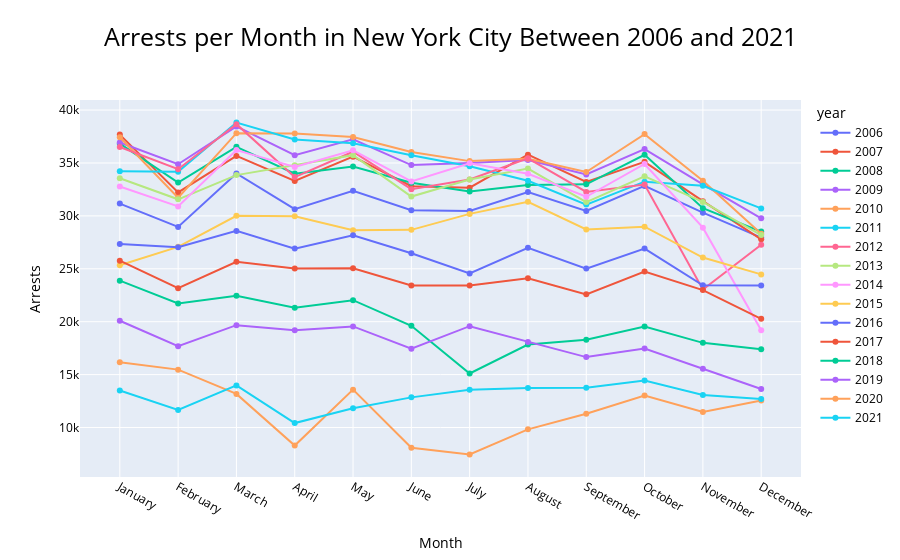

The notebook cell this image was saved under:
### Code cell
#importing pandas and plotly
import pandas as pd
import plotly.express as px

#reading the csv file
df = pd.read_csv('./NYPD_Arrests_Data__Historic_.csv')

#changing the date format of the arrest date column to be able to group by year
df["ARREST_DATE"] = pd.to_datetime(df["ARREST_DATE"], format="%m/%d/%Y")

#create a new column for the year and month so we can make it easier to group by
df['year'] = df["ARREST_DATE"].dt.year
df['Month'] = df["ARREST_DATE"].dt.month_name()

#sorting the month columns since default sort is alphabetical order
df['Month'] = pd.Categorical(df['Month'], 
    categories=['January', 'February', 'March', 'April', 'May', 'June', 
                'July', 'August', 'September', 'October', 'November', 'December'])
df = df.sort_values("Month")

#creating the new dataframe with the count of arrests 
#per month for every year in the original dataframe and resetting the index
year_month = df.groupby(['year', 'Month']).size().reset_index(name='Arrests')


#creating the line graph
fig = px.line(year_month, x = 'Month', y = 'Arrests', color = 'year', markers = True,
              title = 'Arrests per Month in New York City Between 2006 and 2021')

#updating the layout of the graph
fig.update_layout(
    font = {
        'family': 'Open Sans, monospace',
        'color': '#000000',
        'size': 12
    },
    title = {
        'font': dict(size = 25, color = '#000000', 
                     family = 'Open Sans, monospace'),
        'x': 0.5,
        'y': 0.95,
        'xanchor': 'center',
        'yanchor': 'top',
    }
)

fig.show()

### Figure 1 — Plotly figure (JSON) as saved in the notebook; plotly's stock layout.template omitted (floating-point values rounded to 4 significant figures)
{"data": [{"hovertemplate": "year=2006<br>Month=%{x}<br>Arrests=%{y}<extra></extra>", "legendgroup": "2006", "line": {"color": "#636efa", "dash": "solid"}, "marker": {"symbol": "circle"}, "mode": "markers+lines", "name": "2006", "orientation": "v", "showlegend": true, "type": "scatter", "x": ["January", "February", "March", "April", "May", "June", "July", "August", "September", "October", "November", "December"], "xaxis": "x", "y": [31161, 28962, 34014, 30636, 32368, 30540, 30456, 32250, 30461, 32830, 30304, 27950], "yaxis": "y"}, {"hovertemplate": "year=2007<br>Month=%{x}<br>Arrests=%{y}<extra></extra>", "legendgroup": "2007", "line": {"color": "#EF553B", "dash": "solid"}, "marker": {"symbol": "circle"}, "mode": "markers+lines", "name": "2007", "orientation": "v", "showlegend": true, "type": "scatter", "x": ["January", "February", "March", "April", "May", "June", "July", "August", "September", "October", "November", "December"], "xaxis": "x", "y": [37681, 32219, 35670, 33298, 35597, 32809, 32670, 35783, 33213, 35111, 31393, 27787], "yaxis": "y"}, {"hovertemplate": "year=2008<br>Month=%{x}<br>Arrests=%{y}<extra></extra>", "legendgroup": "2008", "line": {"color": "#00cc96", "dash": "solid"}, "marker": {"symbol": "circle"}, "mode": "markers+lines", "name": "2008", "orientation": "v", "showlegend": true, "type": "scatter", "x": ["January", "February", "March", "April", "May", "June", "July", "August", "September", "October", "November", "December"], "xaxis": "x", "y": [36827, 33156, 36527, 33995, 34662, 33141, 32310, 32909, 32982, 35773, 30731, 28516], "yaxis": "y"}, {"hovertemplate": "year=2009<br>Month=%{x}<br>Arrests=%{y}<extra></extra>", "legendgroup": "2009", "line": {"color": "#ab63fa", "dash": "solid"}, "marker": {"symbol": "circle"}, "mode": "markers+lines", "name": "2009", "orientation": "v", "showlegend": true, "type": "scatter", "x": ["January", "February", "March", "April", "May", "June", "July", "August", "September", "October", "November", "December"], "xaxis": "x", "y": [36934, 34879, 38451, 35736, 37242, 34802, 34996, 35289, 33919, 36313, 32987, 29768], "yaxis": "y"}, {"hovertemplate": "year=2010<br>Month=%{x}<br>Arrests=%{y}<extra></extra>", "legendgroup": "2010", "line": {"color": "#FFA15A", "dash": "solid"}, "marker": {"symbol": "circle"}, "mode": "markers+lines", "name": "2010", "orientation": "v", "showlegend": true, "type": "scatter", "x": ["January", "February", "March", "April", "May", "June", "July", "August", "September", "October", "November", "December"], "xaxis": "x", "y": [37437, 31714, 37818, 37795, 37447, 36040, 35176, 35391, 34143, 37728, 33327, 28306], "yaxis": "y"}, {"hovertemplate": "year=2011<br>Month=%{x}<br>Arrests=%{y}<extra></extra>", "legendgroup": "2011", "line": {"color": "#19d3f3", "dash": "solid"}, "marker": {"symbol": "circle"}, "mode": "markers+lines", "name": "2011", "orientation": "v", "showlegend": true, "type": "scatter", "x": ["January", "February", "March", "April", "May", "June", "July", "August", "September", "October", "November", "December"], "xaxis": "x", "y": [34212, 34168, 38816, 37214, 36868, 35726, 34692, 33315, 31069, 33232, 32838, 30709], "yaxis": "y"}, {"hovertemplate": "year=2012<br>Month=%{x}<br>Arrests=%{y}<extra></extra>", "legendgroup": "2012", "line": {"color": "#FF6692", "dash": "solid"}, "marker": {"symbol": "circle"}, "mode": "markers+lines", "name": "2012", "orientation": "v", "showlegend": true, "type": "scatter", "x": ["January", "February", "March", "April", "May", "June", "July", "August", "September", "October", "November", "December"], "xaxis": "x", "y": [36509, 34412, 38670, 33668, 36062, 32522, 33446, 35443, 32264, 32969, 23045, 27270], "yaxis": "y"}, {"hovertemplate": "year=2013<br>Month=%{x}<br>Arrests=%{y}<extra></extra>", "legendgroup": "2013", "line": {"color": "#B6E880", "dash": "solid"}, "marker": {"symbol": "circle"}, "mode": "markers+lines", "name": "2013", "orientation": "v", "showlegend": true, "type": "scatter", "x": ["January", "February", "March", "April", "May", "June", "July", "August", "September", "October", "November", "December"], "xaxis": "x", "y": [33559, 31567, 33853, 34788, 35741, 31827, 33444, 34468, 31304, 33749, 31319, 28190], "yaxis": "y"}, {"hovertemplate": "year=2014<br>Month=%{x}<br>Arrests=%{y}<extra></extra>", "legendgroup": "2014", "line": {"color": "#FF97FF", "dash": "solid"}, "marker": {"symbol": "circle"}, "mode": "markers+lines", "name": "2014", "orientation": "v", "showlegend": true, "type": "scatter", "x": ["January", "February", "March", "April", "May", "June", "July", "August", "September", "October", "November", "December"], "xaxis": "x", "y": [32783, 30891, 36227, 34630, 36199, 33256, 34970, 33979, 31809, 34908, 28886, 19189], "yaxis": "y"}, {"hovertemplate": "year=2015<br>Month=%{x}<br>Arrests=%{y}<extra></extra>", "legendgroup": "2015", "line": {"color": "#FECB52", "dash": "solid"}, "marker": {"symbol": "circle"}, "mode": "markers+lines", "name": "2015", "orientation": "v", "showlegend": true, "type": "scatter", "x": ["January", "February", "March", "April", "May", "June", "July", "August", "September", "October", "November", "December"], "xaxis": "x", "y": [25338, 27076, 30007, 29958, 28643, 28682, 30189, 31338, 28725, 28978, 26063, 24473], "yaxis": "y"}, {"hovertemplate": "year=2016<br>Month=%{x}<br>Arrests=%{y}<extra></extra>", "legendgroup": "2016", "line": {"color": "#636efa", "dash": "solid"}, "marker": {"symbol": "circle"}, "mode": "markers+lines", "name": "2016", "orientation": "v", "showlegend": true, "type": "scatter", "x": ["January", "February", "March", "April", "May", "June", "July", "August", "September", "October", "November", "December"], "xaxis": "x", "y": [27343, 27036, 28583, 26907, 28176, 26470, 24563, 26983, 25021, 26916, 23442, 23424], "yaxis": "y"}, {"hovertemplate": "year=2017<br>Month=%{x}<br>Arrests=%{y}<extra></extra>", "legendgroup": "2017", "line": {"color": "#EF553B", "dash": "solid"}, "marker": {"symbol": "circle"}, "mode": "markers+lines", "name": "2017", "orientation": "v", "showlegend": true, "type": "scatter", "x": ["January", "February", "March", "April", "May", "June", "July", "August", "September", "October", "November", "December"], "xaxis": "x", "y": [25770, 23165, 25658, 25026, 25048, 23431, 23433, 24098, 22585, 24745, 22991, 20275], "yaxis": "y"}, {"hovertemplate": "year=2018<br>Month=%{x}<br>Arrests=%{y}<extra></extra>", "legendgroup": "2018", "line": {"color": "#00cc96", "dash": "solid"}, "marker": {"symbol": "circle"}, "mode": "markers+lines", "name": "2018", "orientation": "v", "showlegend": true, "type": "scatter", "x": ["January", "February", "March", "April", "May", "June", "July", "August", "September", "October", "November", "December"], "xaxis": "x", "y": [23881, 21724, 22462, 21327, 22035, 19612, 15109, 17847, 18304, 19554, 18002, 17401], "yaxis": "y"}, {"hovertemplate": "year=2019<br>Month=%{x}<br>Arrests=%{y}<extra></extra>", "legendgroup": "2019", "line": {"color": "#ab63fa", "dash": "solid"}, "marker": {"symbol": "circle"}, "mode": "markers+lines", "name": "2019", "orientation": "v", "showlegend": true, "type": "scatter", "x": ["January", "February", "March", "April", "May", "June", "July", "August", "September", "October", "November", "December"], "xaxis": "x", "y": [20091, 17692, 19672, 19197, 19553, 17444, 19577, 18083, 16656, 17469, 15546, 13637], "yaxis": "y"}, {"hovertemplate": "year=2020<br>Month=%{x}<br>Arrests=%{y}<extra></extra>", "legendgroup": "2020", "line": {"color": "#FFA15A", "dash": "solid"}, "marker": {"symbol": "circle"}, "mode": "markers+lines", "name": "2020", "orientation": "v", "showlegend": true, "type": "scatter", "x": ["January", "February", "March", "April", "May", "June", "July", "August", "September", "October", "November", "December"], "xaxis": "x", "y": [16171, 15472, 13179, 8295, 13581, 8083, 7461, 9828, 11304, 13027, 11467, 12545], "yaxis": "y"}, {"hovertemplate": "year=2021<br>Month=%{x}<br>Arrests=%{y}<extra></extra>", "legendgroup": "2021", "line": {"color": "#19d3f3", "dash": "solid"}, "marker": {"symbol": "circle"}, "mode": "markers+lines", "name": "2021", "orientation": "v", "showlegend": true, "type": "scatter", "x": ["January", "February", "March", "April", "May", "June", "July", "August", "September", "October", "November", "December"], "xaxis": "x", "y": [13506, 11653, 13980, 10424, 11822, 12850, 13561, 13745, 13756, 14453, 13068, 12689], "yaxis": "y"}], "layout": {"font": {"color": "#000000", "family": "Open Sans, monospace", "size": 12}, "legend": {"title": {"text": "year"}, "tracegroupgap": 0}, "title": {"font": {"color": "#000000", "family": "Open Sans, monospace", "size": 25}, "text": "Arrests per Month in New York City Between 2006 and 2021", "x": 0.5, "xanchor": "center", "y": 0.95, "yanchor": "top"}, "xaxis": {"anchor": "y", "domain": [0, 1], "title": {"text": "Month"}}, "yaxis": {"anchor": "x", "domain": [0, 1], "title": {"text": "Arrests"}}}}
